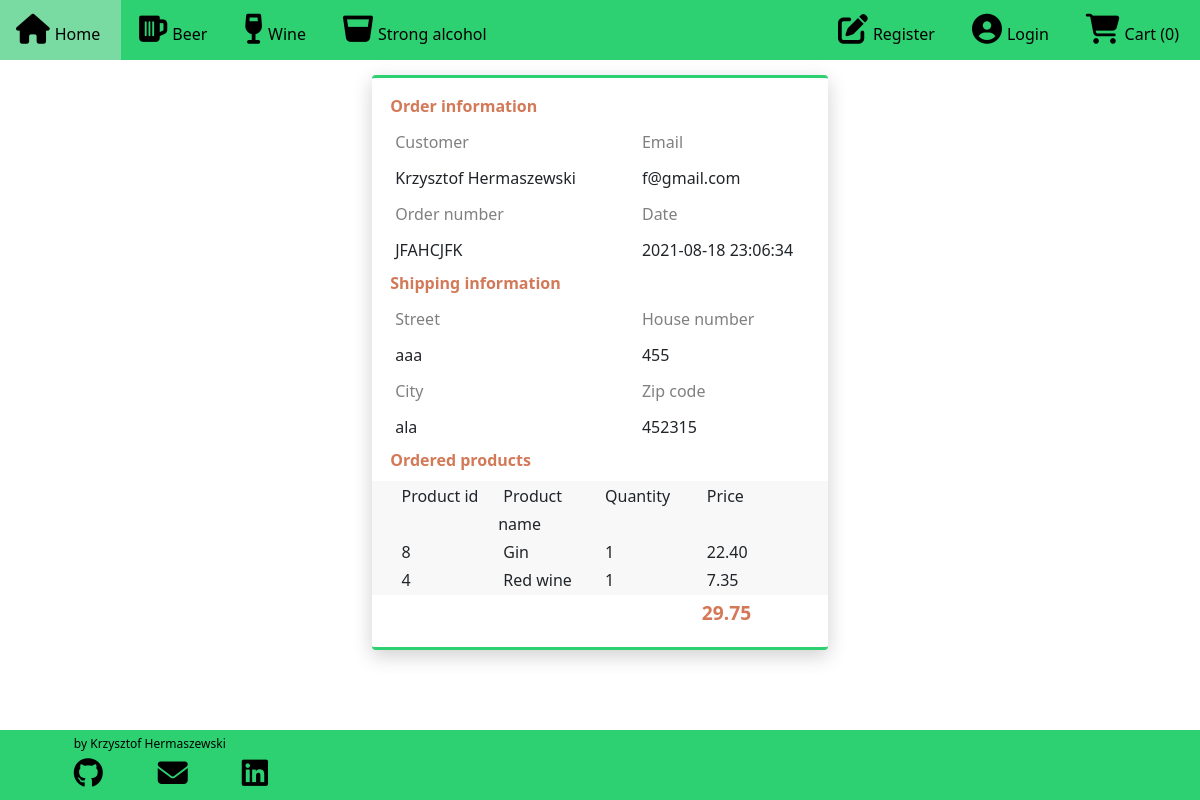
The app's page /account/8 with its own data.
### alco_taxi/models.py (models this page shows, shortened)
class Order(db.Model):
    id = db.Column(db.Integer, primary_key=True)
    order_time = db.Column(db.DateTime, nullable=False, default= datetime.datetime.now())
    customer_id = db.Column(db.Integer)
    reference = db.Column(db.String(10))
    first_name = db.Column(db.String(25))
    surname = db.Column(db.String(25))
    email = db.Column(db.String(100))
    phone_number = db.Column(db.Integer)
    street = db.Column(db.String(50))
    house_number = db.Column(db.String(10))
    city = db.Column(db.String(50))
    area_code = db.Column(db.String(10))
    status = db.Column(db.String(10))
    items = db.relationship('Order_Item', backref='order', lazy=True)
    def order_total(self):
        return db.session.query(db.func.sum(Order_Item.quantity * Product.price)).join(Product).filter(Order_Item.order_id == self.id).scalar()

class Order_Item(db.Model):
    id = db.Column(db.Integer, primary_key=True)
    order_id = db.Column(db.Integer, db.ForeignKey('order.id'))
    product_id = db.Column(db.Integer, db.ForeignKey('product.id'))
    quantity = db.Column(db.Integer)

class Product(db.Model):
    id = db.Column(db.Integer, primary_key=True)
    product_name = db.Column(db.String(50), unique=True, nullable=False)
    price = db.Column(db.Float)
    barcode = db.Column(db.String(12), unique=True, nullable=False)
    image = db.Column(db.String(50), unique=True, nullable=False)
    orders = db.relationship('Order_Item', backref='product', lazy=True)

### alco_taxi/routes.py (the view)
@app.route('/account/<order_id>')
def account(order_id):
    order = Order.query.filter_by(id=int(order_id)).first()
    return render_template('account.html', order=order)

### alco_taxi/routes.py (called while the page is built)
@app.context_processor
def context_processor():
    products = Product.query.all()
    return dict(products=products)

### alco_taxi/templates/account.html (shortened to what this page needs)
{% extends "base.html" %}
{% block content %}
<div class="card">
    <div class="title">Order information</div>
    <div class="info">
        <div class="row">
            <div class="col-7"> <span id="heading">Customer</span><br> <span id="details">{{ order.first_name + ' ' + order.surname }}</span> </div>
            <div class="col-5 pull-right"> <span id="heading">Email</span><br> <span id="details">{{order.email}}</span> </div>
        </div>
    </div>
    <div class="info">
        <div class="row">
            <div class="col-7"> <span id="heading">Order number</span><br> <span id="details">{{order.reference}}</span> </div>
            <div class="col-5 pull-right"> <span id="heading">Date</span><br> <span id="details">{{order.order_time.strftime("%Y-%m-%d %H:%M:%S")}}</span> </div>
        </div>
    </div>
    <div class="white_line"></div>
    <div class="title">Shipping information</div>
    <div class="info">
        <div class="row">
            <div class="col-7"> <span id="heading">Street</span><br> <span id="details">{{ order.street }}</span> </div>
            <div class="col-5 pull-right"> <span id="heading">House number</span><br> <span id="details">{{order.house_number}}</span> </div>
        </div>
    </div>
    <div class="info">
        <div class="row">
            <div class="col-7"> <span id="heading">City</span><br> <span id="details">{{ order.city }}</span> </div>
            <div class="col-5 pull-right"> <span id="heading">Zip code</span><br> <span id="details">{{order.area_code}}</span> </div>
        </div>
    </div>
    <div class="white_line"></div>
    <div class="title">Ordered products</div>
    <div class="white_line"></div>
    <div class="pricing">
        <div class="row">
            <div class="col-3"> <span id="product_id">Product id</span> </div>
            <div class="col-3"> <span id="name">Product name</span> </div>
            <div class="col-3"> <span id="quantity">Quantity</span> </div>
            <div class="col-3"> <span id="price">Price</span> </div>
        </div>
        <div class="row">
            {% for item in order.items %}
            <div class="col-3"> <span id="product_id">{{ item.product_id }}</span> </div>
            <div class="col-3"> <span id="name">{{ item.product.product_name }}</span> </div>
            <div class="col-3"> <span id="quantity">{{ item.quantity }}</span> </div>
            <div class="col-3"> <span id="price">{{ "%.2f"|format(item.product.price * item.quantity)}}</span> </div>
            {% endfor %}
        </div>
    </div>
    <div class="total">
        <div class="row">
            <div class="col-9"></div>
            <div class="col-3"><big>{{ order.order_total() }}</big></div>
        </div>
    </div>
</div>
<div class="space"></div>
{% endblock content %}

### alco_taxi/static/style.css (style rules this page uses)
#price { text-align-last:right; }
span { margin: 5px; }
.space { height: 50px; }
#quantity { width: 50px; }
body { overflow-x: hidden; }
.card { margin: auto; margin-top: 15px; width: 38%; max-width: 600px; padding: 2vh 0; box-shadow: 0 6px 20px 0 rgba(0, 0, 0, 0.19); border-top: 3px solid rgb(45, 209, 113); border-bottom: 3px solid rgb(45, 209, 113); border-left: none; border-right: none }
.title { color: rgb(211, 121, 88); font-weight: 600; padding: 0 4%; font-size: initial }
.white_line { height: 9px; }
#details { font-weight: 350 }
.info { padding: 0% 4%; }
.info .col-5 { padding: 0 }
#heading { color: grey; line-height: 6vh }
.pricing { background-color: #ddd3; padding: 0.1vh 8%; font-weight: 400; line-height: 1.75; }
.pricing .col-3 { padding: 0 }
.total { padding: 0.5vh 8%; color: rgb(211, 121, 88); font-weight: bold }
.total .col-3 { padding: 0 }
.space { height: 100px; }

### records on screen
Order: first_name+surname "Krzysztof Hermaszewski", email "f@gmail.com", reference "JFAHCJFK", order_time "2021-08-18 23:06:34", street "aaa", house_number "455", city "ala", area_code "452315"
Order_Item: product_id "8", product.product_name "Gin", quantity "1"
Product: item.product.price*item.quantity "22.40"
Order_Item: product_id "4", product.product_name "Red wine", quantity "1"
Product: item.product.price*item.quantity "7.35"

### other values on screen
{{ session['cart']|length }} "0"
{{ order.order_total() }} "29.75"
